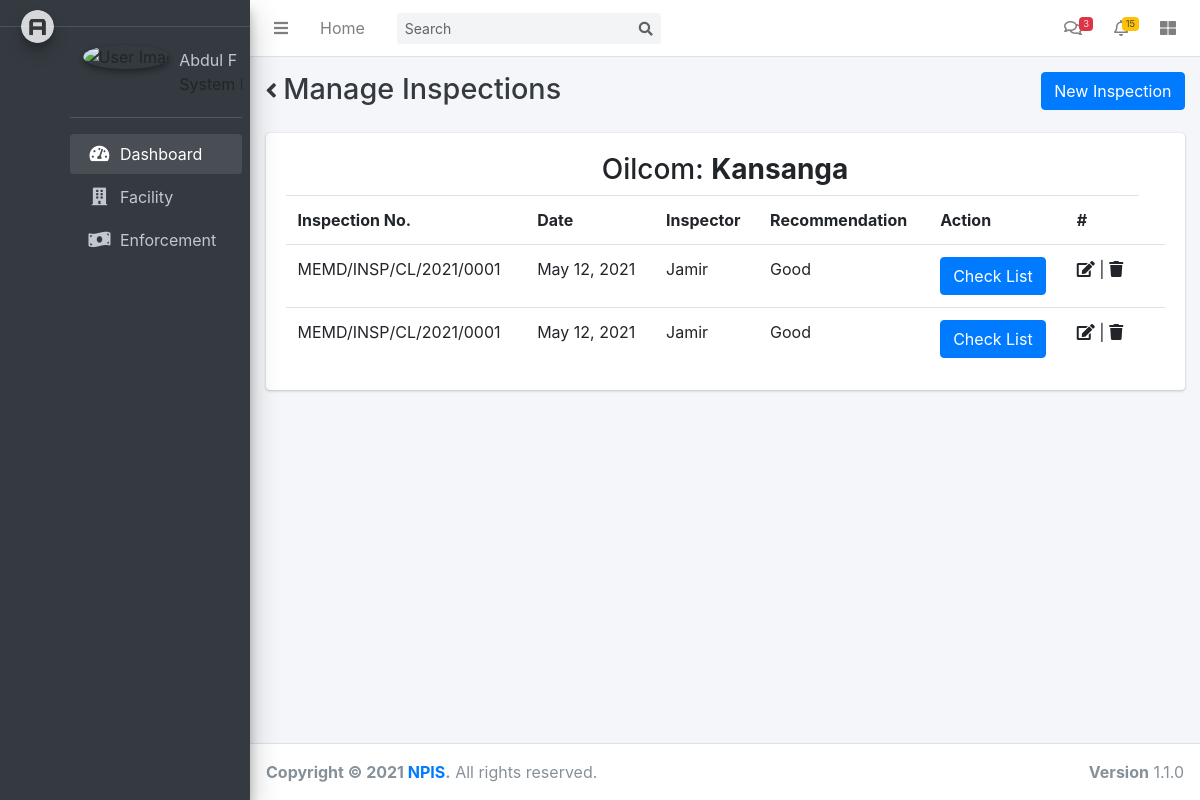
The page /company_inspection/1/ on the database as committed earlier.
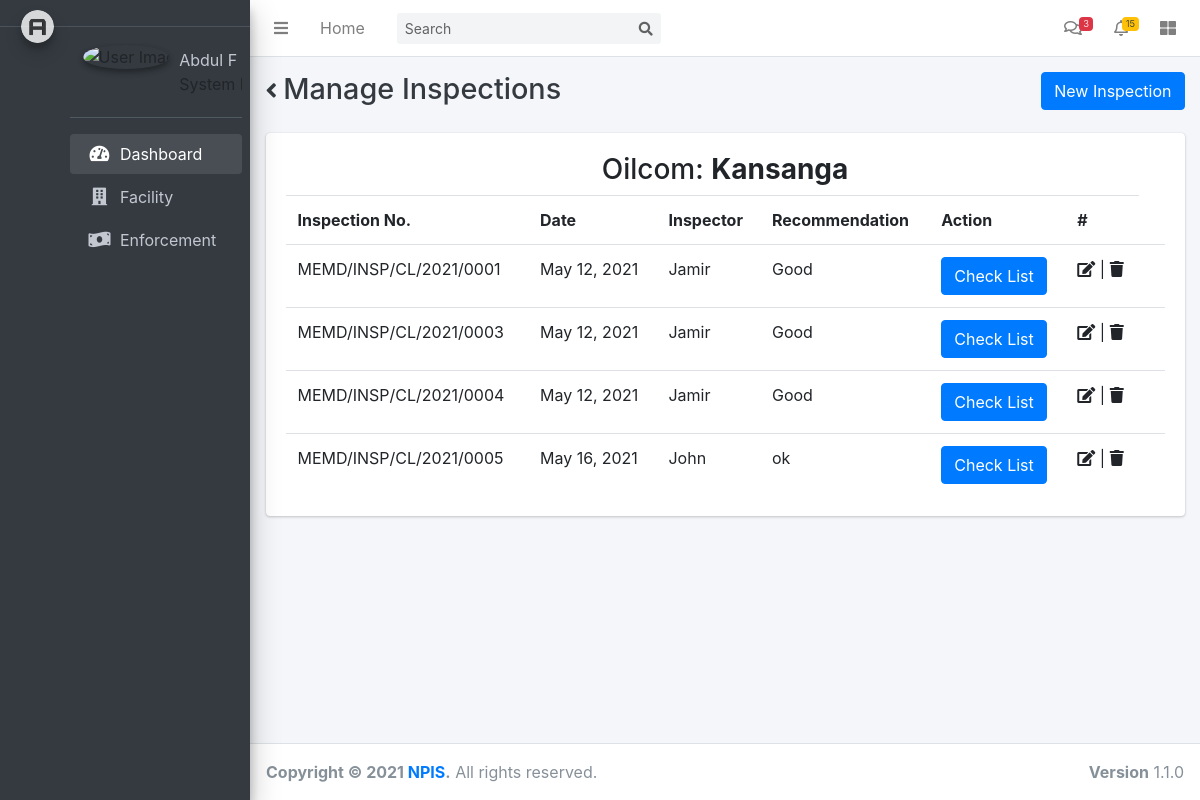
The same page on the database as committed later.
### app/models/company.py (models this page shows, shortened)
class Company(models.Model):
    FACILTY_TYPE_CHOICES = [
        ('Depot', 'Depot'),
        ('Truck', 'Truck'),
        ('Service', 'Service'),
        ('Filling Station', 'Filling Station')
    ]
    id = models.AutoField(primary_key=True)
    facility_type = models.CharField(max_length=50,choices=FACILTY_TYPE_CHOICES)
    code = models.CharField(max_length=50)
    name = models.CharField(max_length=150)
    registration_no = models.CharField(max_length=50)
    contact_person = models.CharField(max_length=50)
    contact_no = models.CharField(max_length=50)
    email = models.EmailField(max_length=254)
    address = models.CharField(max_length=50)
    region = models.CharField(max_length=200)
    district = models.CharField(max_length=50)
    county = models.CharField(max_length=50)
    sub_county = models.CharField(max_length=50)
    post_code = models.CharField(max_length=50)
    village = models.CharField(max_length=50)
    ownership = models.CharField(max_length=50)
    parish = models.CharField(max_length=50)
    fax = models.CharField(max_length=50)
    tin = models.CharField(max_length=50)
    logo = models.ImageField(upload_to=None, height_field=None, width_field=None, max_length=None,null = True,blank=True)
    distance = models.CharField(verbose_name="Distance from Nearest Licensed Station.",max_length=100, null=True)
    class Meta:
        verbose_name = ("Company")
        verbose_name_plural = ("Companys")
    def __str__(self):
        return self.name

### app/models/inspection.py (models this page shows, shortened)
class CompanyInspection(models.Model):
    inspection_no = models.CharField(max_length=25)
    inspection_date = models.DateField()
    company = models.ForeignKey(Company, on_delete=models.RESTRICT)
    inspector = models.CharField(max_length=50, verbose_name="Inspected By")
    recommendation = models.TextField()

### app/views/inspection_views.py (the view, shortened to what this page needs)
# urls.py: path('company_inspection/<int:company_id>/', inspection_views.manage_company_inspection,
def manage_company_inspection(request, company_id):
    auto_checklist = inspection_selectors.generate_auto_checklist()
    year = datetime.datetime.today().year
    inspection_no = f"MEMD/INSP/CL/{year}/{auto_checklist}"
    company_inspection_form = CompanyInspectionForm(
        initial={"inspection_no": inspection_no})
    company = get_company(company_id)
    company_inspections = inspection_selectors.get_company_inspections(company)
    context = {
        'company': company,
        'inspection_form': company_inspection_form,
        'inspections': company_inspections,
    }
    return render(request, 'inspection/company_inspection.html', context)

### app/forms/inspection_forms.py
class CompanyInspectionForm(ModelForm):
    class Meta:
        model = CompanyInspection
        fields = '__all__'
        widgets = {
            "inspection_date": DateInput(attrs={'type':'date'})
        }
    def __init__(self, *args, **kwargs):
        super(CompanyInspectionForm, self).__init__(*args, **kwargs)
        self.helper = FormHelper()

### app/selectors/company_selector.py (called while the page is built)
def get_company(company_id):
    return Company.objects.get(pk=company_id)

### app/selectors/inspection_selectors.py (called while the page is built)
def get_company_inspections(company):
    return CompanyInspection.objects.filter(company=company)

def generate_auto_checklist():
    nspection_count = CompanyInspection.objects.aggregate(Max("id"))
    return f"{(nspection_count['id__max']+1):04}"

### app/templates/inspection/company_inspection.html (shortened to what this page needs)
{% extends '../base.html' %}
{% load static %}
{% load crispy_forms_tags %}
{%load humanize%}
{%block page_title%}
Manage Inspections
{% endblock%}
{% block right_button%}
<button type="button" class="btn btn-primary" data-toggle="modal" data-target="#modal-add-inspection">
    New Inspection
</button>
{% endblock %}
    {% block content %}
    <div class="container-fluid">
        <div class="row">
            <div class="col-12">
                <div class="card">
                    <div class="card-body">
                        <h3 class="text-center">{{company}}: <b>{{company.address}}</b></h3>
                        <table id="dataTables-example" class="table table-table-striped" data-page-length='100'>
                            <tbody>
                                <tr>
                                    <th>Inspection No. </th>
                                    <th>Date</th>
                                    <th>Inspector</th>
                                    <th>Recommendation</th>
                                    <th>Action</th>
                                    <th>#</th>
                                </tr>
                                {% for inspection in inspections %}
                                <tr>
                                    <td>{{inspection.inspection_no}}</td>
                                    <td>{{inspection.inspection_date}}</td>
                                    <td>{{inspection.inspector}}</td>
                                    <td>{{inspection.recommendation}}</td>
                                    <td>
                                        <a class="btn btn-primary" href="{% url 'inspection_checklist' inspection.id %}">
                                            Check List
                                        </a>
                                    </td>
                                    <td>
                                        <a href="" style="color:inherit">
                                            <i class="fa fa-edit"></i>
                                        </a> |
                                        <a href="" style="color: inherit">
                                            <i class="fa fa-trash" onclick="return Confirm('Do you want to delete this record?')"></i>
                                        </a>
                                    <td>
                                </tr>
                                {% endfor %}
                            </tbody>
                        </table>
                    </div>
                </div>
            </div>
        </div>
    </div>
    </div>
    {% endblock content %}

### templates/base.html (shortened to what this page needs)
<!DOCTYPE html>
{% load static %}
<html lang="en">
<head>
  <link rel="stylesheet" href="{% static 'plugins/fontawesome-free/css/all.min.css' %}">
  <link rel="stylesheet" href="{% static 'plugins/toastr/toastr.min.css' %}">
  <link rel="stylesheet" href="{% static 'plugins/overlayScrollbars/css/OverlayScrollbars.min.css' %}">
  <link rel="stylesheet" href="{% static 'plugins/Datatables/datatables.min.css' %}" />
  <link rel="stylesheet" href="{% static 'dist/css/adminlte.min.css' %}">
  <link rel="stylesheet" href="{% static '/plugins/fontawesome-free/css/all.min.css'%}">
  <link rel="stylesheet" href="https://code.ionicframework.com/ionicons/2.0.1/css/ionicons.min.css">
</head>
<body class="hold-transition sidebar-mini layout-fixed">
<div class="wrapper">
  <nav class="main-header navbar navbar-expand navbar-white navbar-light">
    <ul class="navbar-nav">
      <li class="nav-item">
        <a class="nav-link" data-widget="pushmenu" href="#" role="button"><i class="fas fa-bars"></i></a>
      </li>
      <li class="nav-item d-none d-sm-inline-block">
        <a href="{% url 'index_page' %}" class="nav-link">Home</a>
      </li>
    </ul>
    <form class="form-inline ml-3">
      <div class="input-group input-group-sm">
        <input class="form-control form-control-navbar" type="search" placeholder="Search" aria-label="Search">
        <div class="input-group-append">
          <button class="btn btn-navbar" type="submit">
            <i class="fas fa-search"></i>
          </button>
        </div>
      </div>
    </form>
    <ul class="navbar-nav ml-auto">
      <li class="nav-item dropdown">
        <a class="nav-link" data-toggle="dropdown" href="#">
          <i class="far fa-comments"></i>
          <span class="badge badge-danger navbar-badge">3</span>
        </a>
      </li>
      <li class="nav-item dropdown">
        <a class="nav-link" data-toggle="dropdown" href="#">
          <i class="far fa-bell"></i>
          <span class="badge badge-warning navbar-badge">15</span>
        </a>
      </li>
      <li class="nav-item">
        <a class="nav-link" data-widget="control-sidebar" data-slide="true" href="#" role="button">
          <i class="fas fa-th-large"></i>
        </a>
      </li>
    </ul>
  </nav>
  <aside class="main-sidebar sidebar-dark-primary elevation-4">
    <a href="#" class="brand-link">
      <img src="{% static 'dist/img/AdminLTELogo.png'%}" alt="NPIS" class="brand-image img-circle elevation-3" style="opacity: .8">
    </a>
    <div class="sidebar">
      <div class="user-panel mt-3 pb-3 mb-3 d-flex">
        <div class="image">
          <img src="{% static 'dist/img/user2-160x160.jpg'%}" class="img-circle elevation-2" alt="User Image">
        </div>
        <div class="info">
          <a href="#" class="d-block">Abdul F</a>
          <p class="card-text">System Manager</p>
        </div>
      </div>
      <nav class="mt-2">
        <ul class="nav nav-pills nav-sidebar flex-column" data-widget="treeview" role="menu" data-accordion="false">
          <li class="nav-item has-treeview menu-open">
            <a href="{% url 'index_page' %}" class="nav-link {{dashboard}}">
              <i class="nav-icon fas fa-tachometer-alt"></i>
              <p>
                Dashboard
              </p>
            </a>
          </li>
          <li class="nav-item has-treeview">
            <a href="#" class="nav-link ">
              <i class="nav-icon fas fa-building"></i>
              <p>
                Facility
              </p>
            </a>
          </li>
          <li class="nav-item has-treeview">
            <a href="#" class="nav-link ">
              <i class="fas fa-money-bill-wave nav-icon"></i>
              <p>
                Enforcement
              </p>
            </a>
          </li>
        </ul>
      </nav>
    </div>
  </aside>
  <div class="content-wrapper">
    <div class="content-header">
      <div class="container-fluid">
        <div class="row mb-2">
          <div class="col-sm-6">
            <h1 class="m-0 text-dark">
              <a href="{{ request.META.HTTP_REFERER }}" style="color:inherit; font-size:0.8em">
                <i class="fas fa-angle-left"></i>
              </a>
              {%block page_title %}{% endblock %}
            </h1>
          </div>
          <div class="col-sm-6">
            <ol class="breadcrumb float-sm-right">
              {% block right_button%}
              {% endblock%}
            </ol>
          </div>
        </div>
      </div>
    </div>
    <section class="content">
      {% block content %}
      {% endblock %}
  </div>
  <footer class="main-footer">
    <strong>Copyright &copy; 2021 <a href="#">NPIS</a>.</strong>
    All rights reserved.
    <div class="float-right d-none d-sm-inline-block">
      <b>Version</b> 1.1.0
    </div>
  </footer>
</body>
</html>

Rows that differ between the two databases and show on the page:
removed CompanyInspection: inspection_no "MEMD/INSP/CL/2021/0001", inspection_date "May 12, 2021", inspector "Jamir", recommendation "Good"
added CompanyInspection: inspection_no "MEMD/INSP/CL/2021/0003", inspection_date "May 12, 2021", inspector "Jamir", recommendation "Good"
added CompanyInspection: inspection_no "MEMD/INSP/CL/2021/0004", inspection_date "May 12, 2021", inspector "Jamir", recommendation "Good"
added CompanyInspection: inspection_no "MEMD/INSP/CL/2021/0005", inspection_date "May 16, 2021", inspector "John", recommendation "ok"
